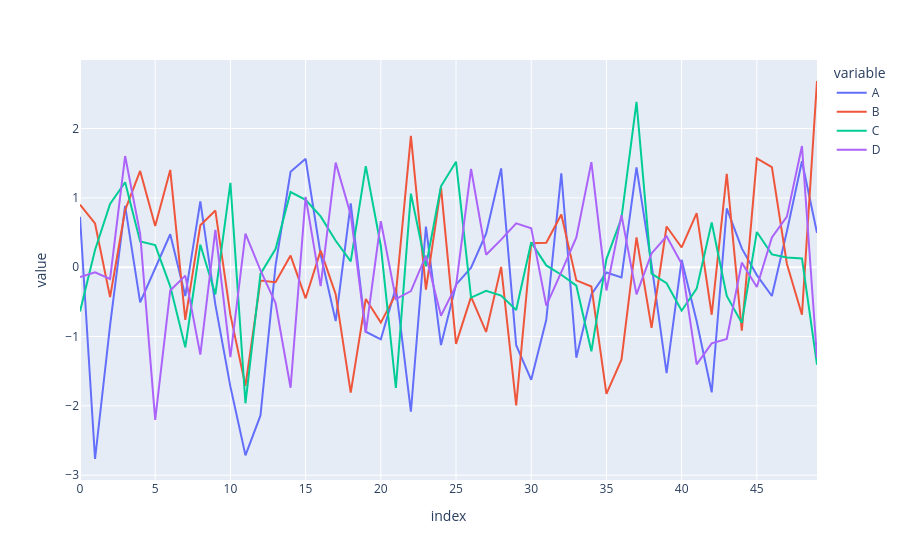

The notebook cell this image was saved under:
### Code cell
# df.iplot()
px.line(df)

### Figure 1 — Plotly figure (JSON) as saved in the notebook; plotly's stock layout.template omitted (floating-point values rounded to 4 significant figures)
{"data": [{"hovertemplate": "variable=A<br>index=%{x}<br>value=%{y}<extra></extra>", "legendgroup": "A", "line": {"color": "#636efa", "dash": "solid"}, "marker": {"symbol": "circle"}, "mode": "lines", "name": "A", "orientation": "v", "showlegend": true, "type": "scatter", "x": [0, 1, 2, 3, 4, 5, 6, 7, 8, 9, 10, 11, 12, 13, 14, 15, 16, 17, 18, 19, 20, 21, 22, 23, 24, 25, 26, 27, 28, 29, 30, 31, 32, 33, 34, 35, 36, 37, 38, 39, 40, 41, 42, 43, 44, 45, 46, 47, 48, 49], "xaxis": "x", "y": [0.728, -2.767, -0.8408, 0.8836, -0.5067, -0.004539, 0.4754, -0.4163, 0.9489, -0.5395, -1.723, -2.713, -2.138, 0.02151, 1.377, 1.564, 0.1835, -0.7763, 0.9198, -0.931, -1.041, -0.2948, -2.085, 0.5855, -1.123, -0.2519, -0.006556, 0.4845, 1.424, -1.125, -1.624, -0.7576, 1.355, -1.305, -0.3914, -0.07676, -0.1477, 1.44, 0.0363, -1.53, 0.1072, -0.7808, -1.805, 0.8472, 0.2707, -0.1141, -0.415, 0.5192, 1.528, 0.4945], "yaxis": "y"}, {"hovertemplate": "variable=B<br>index=%{x}<br>value=%{y}<extra></extra>", "legendgroup": "B", "line": {"color": "#EF553B", "dash": "solid"}, "marker": {"symbol": "circle"}, "mode": "lines", "name": "B", "orientation": "v", "showlegend": true, "type": "scatter", "x": [0, 1, 2, 3, 4, 5, 6, 7, 8, 9, 10, 11, 12, 13, 14, 15, 16, 17, 18, 19, 20, 21, 22, 23, 24, 25, 26, 27, 28, 29, 30, 31, 32, 33, 34, 35, 36, 37, 38, 39, 40, 41, 42, 43, 44, 45, 46, 47, 48, 49], "xaxis": "x", "y": [0.9038, 0.6308, -0.4313, 0.8242, 1.388, 0.5944, 1.403, -0.7588, 0.6059, 0.8171, -0.6882, -1.711, -0.192, -0.2158, 0.1673, -0.4488, 0.239, -0.3893, -1.81, -0.4582, -0.7994, -0.3898, 1.894, -0.3245, 1.15, -1.106, -0.428, -0.9334, 0.004787, -1.993, 0.3465, 0.3534, 0.7596, -0.1898, -0.2785, -1.828, -1.333, 0.4298, -0.8749, 0.5869, 0.2846, 0.7787, -0.6861, 1.347, -0.9154, 1.569, 1.445, 0.04623, -0.6848, 2.686], "yaxis": "y"}, {"hovertemplate": "variable=C<br>index=%{x}<br>value=%{y}<extra></extra>", "legendgroup": "C", "line": {"color": "#00cc96", "dash": "solid"}, "marker": {"symbol": "circle"}, "mode": "lines", "name": "C", "orientation": "v", "showlegend": true, "type": "scatter", "x": [0, 1, 2, 3, 4, 5, 6, 7, 8, 9, 10, 11, 12, 13, 14, 15, 16, 17, 18, 19, 20, 21, 22, 23, 24, 25, 26, 27, 28, 29, 30, 31, 32, 33, 34, 35, 36, 37, 38, 39, 40, 41, 42, 43, 44, 45, 46, 47, 48, 49], "xaxis": "x", "y": [-0.6387, 0.2491, 0.9108, 1.225, 0.3704, 0.3188, -0.2756, -1.157, 0.3239, -0.3921, 1.218, -1.963, -0.0962, 0.2619, 1.085, 0.9724, 0.7321, 0.3814, 0.08317, 1.457, 0.3057, -1.743, 1.062, 0.0127, 1.167, 1.521, -0.4385, -0.342, -0.409, -0.6178, 0.3585, 0.02549, -0.1088, -0.2672, -1.214, 0.1176, 0.7089, 2.386, -0.09333, -0.2321, -0.6276, -0.3095, 0.6448, -0.4149, -0.8032, 0.5083, 0.1842, 0.1413, 0.1268, -1.407], "yaxis": "y"}, {"hovertemplate": "variable=D<br>index=%{x}<br>value=%{y}<extra></extra>", "legendgroup": "D", "line": {"color": "#ab63fa", "dash": "solid"}, "marker": {"symbol": "circle"}, "mode": "lines", "name": "D", "orientation": "v", "showlegend": true, "type": "scatter", "x": [0, 1, 2, 3, 4, 5, 6, 7, 8, 9, 10, 11, 12, 13, 14, 15, 16, 17, 18, 19, 20, 21, 22, 23, 24, 25, 26, 27, 28, 29, 30, 31, 32, 33, 34, 35, 36, 37, 38, 39, 40, 41, 42, 43, 44, 45, 46, 47, 48, 49], "xaxis": "x", "y": [-0.1435, -0.07271, -0.1698, 1.603, 0.4806, -2.202, -0.3363, -0.1222, -1.261, 0.5388, -1.299, 0.4829, -0.04696, -0.517, -1.739, 1.013, -0.2734, 1.509, 0.7568, -0.9475, 0.6629, -0.4591, -0.3439, 0.1657, -0.6999, -0.2684, 1.417, 0.1806, 0.3978, 0.6313, 0.5627, -0.5532, -0.07227, 0.4307, 1.516, -0.3358, 0.7505, -0.3925, 0.1981, 0.4467, 0.04914, -1.401, -1.099, -1.035, 0.06555, -0.2855, 0.4291, 0.7293, 1.747, -1.307], "yaxis": "y"}], "layout": {"legend": {"title": {"text": "variable"}, "tracegroupgap": 0}, "margin": {"t": 60}, "xaxis": {"anchor": "y", "domain": [0, 1], "title": {"text": "index"}}, "yaxis": {"anchor": "x", "domain": [0, 1], "title": {"text": "value"}}}}
